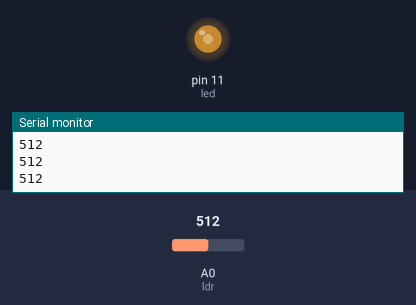
A sketch run on a simulated Arduino Uno, built with avr-gcc and run on an emulated ATmega328P. Shown: output pins drawn as LEDs (lit = HIGH), the last lines printed to the serial monitor. The test bench sets the inputs (shaded band); at power-on: A0 (ldr) = 512.

Above: at 1.3 s.
1.4 s: A0 (ldr) set to 716
At 2.4 s:
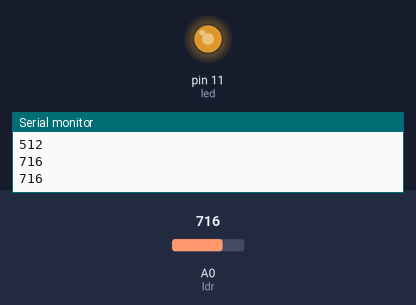
3.0 s: A0 (ldr) set to 900
At 3.5 s:
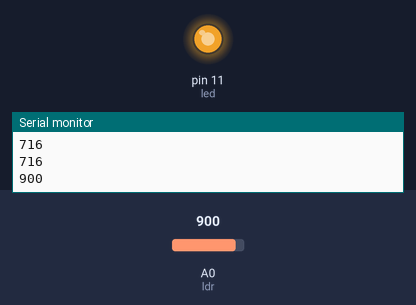
4.5 s: A0 (ldr) set to 122
At 5.7 s:
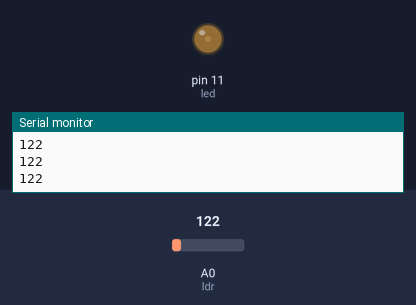
6.0 s: A0 (ldr) set to 0
At 7.1 s:
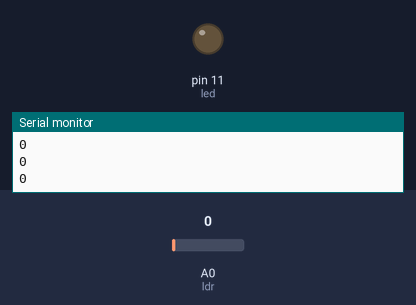
7.5 s: A0 (ldr) set to 511
At 8.3 s:
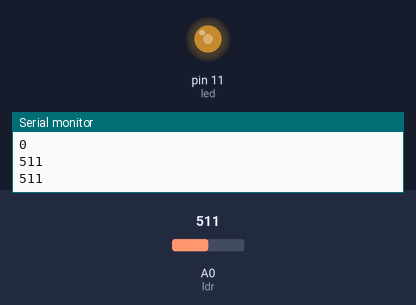
Timing chart, 0 to 10.0 s (numbered marks = the images above; inputs shaded):
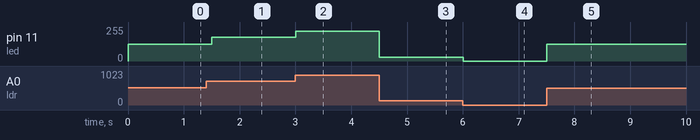

The sketch:

lys_sensor.ino
```cpp
  int led = 11;
  int ldr = 0;
  int ldrVerdi = 0;
  void setup() {
      pinMode(led, OUTPUT);
      pinMode(ldr, INPUT);
      Serial.begin(9600);
  }

  void loop() {
      ldrVerdi = analogRead(ldr);
      Serial.println(ldrVerdi);
      analogWrite(led, map(ldrVerdi, (0), (1023), (0), (255)));
      delay(500);
  }
```

Measured:
- after the input at 1.4 s, pin 11 (led): 127/255 → 178/255 after 0.10 s
- after the input at 3.0 s, pin 11 (led): 178/255 → 224/255 at once
- after the input at 4.5 s, pin 11 (led): 224/255 → 30/255 at once
- after the input at 6.0 s, pin 11 (led): 30/255 → 0/255 at once
- after the input at 7.5 s, pin 11 (led): 0/255 → 127/255 at once
